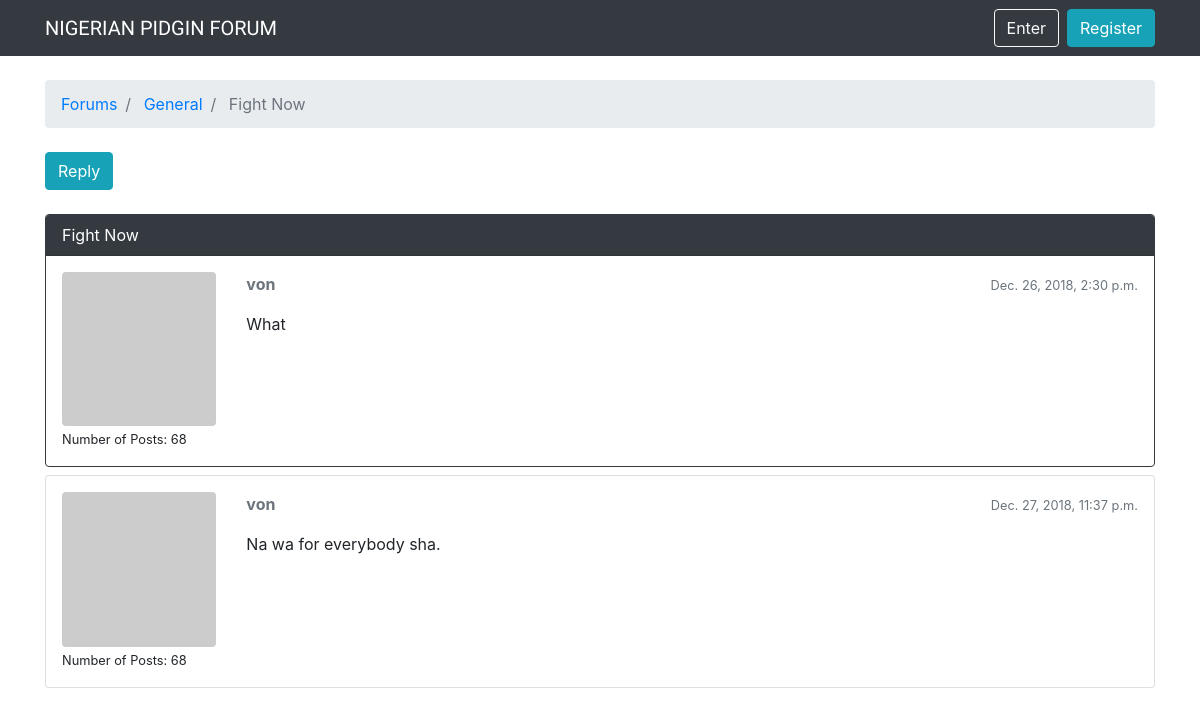
Page /boards/1/topics/4/ on the earlier database version.
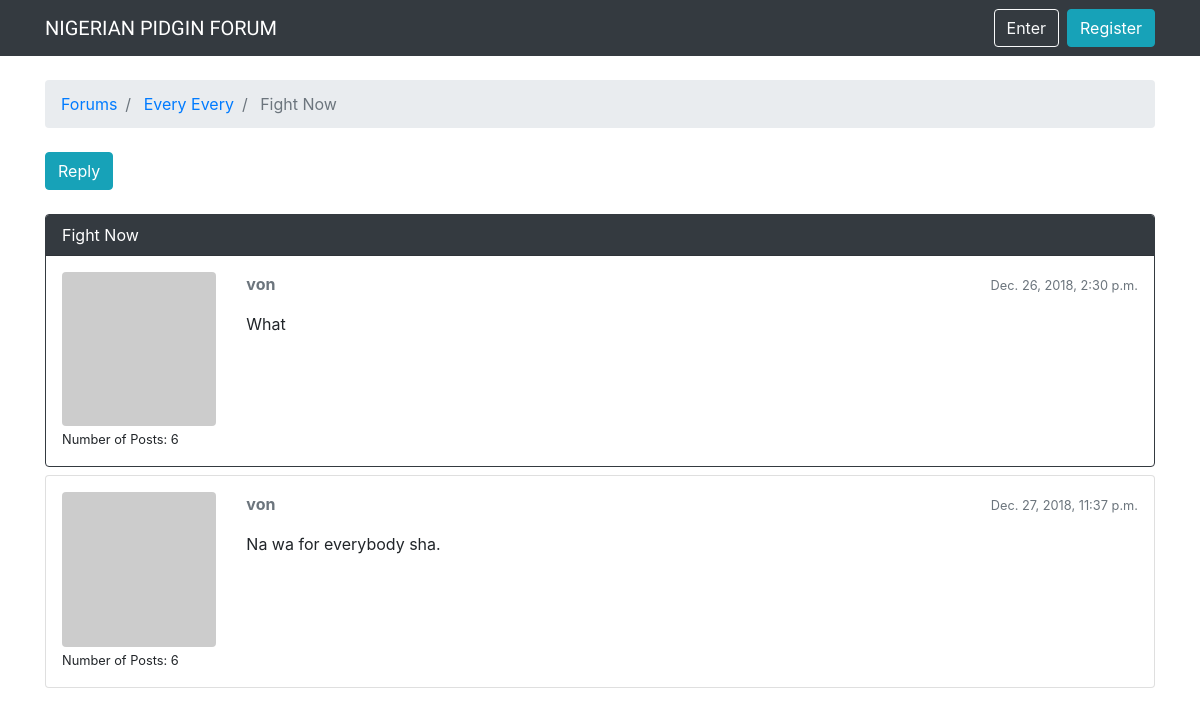
Same page on the later database version.
### boards/models.py (models this page shows, shortened)
class Topic(models.Model):
	subject = models.CharField(max_length=250)
	last_updated = models.DateTimeField(auto_now_add=True)
	board = models.ForeignKey(Board, on_delete=models.CASCADE, related_name='topics')
	starter = models.ForeignKey(User, on_delete=models.CASCADE, related_name='topics')
	views = models.PositiveIntegerField(default=0)

class Board(models.Model):
	name = models.CharField(max_length=40, unique=True)
	description = models.CharField(max_length=150)

class Post(models.Model):
	message = models.TextField(max_length = 4000)
	topic = models.ForeignKey(Topic, on_delete=models.CASCADE, related_name='posts')
	created_at = models.DateTimeField(auto_now_add=True)
	updated_at = models.DateTimeField(null=True)
	created_by = models.ForeignKey(User, on_delete=models.CASCADE, related_name='posts')
	updated_by = models.ForeignKey(User, on_delete=models.CASCADE, null=True, related_name='+')
	def get_message_as_markdown(self):
		return mark_safe(markdown(self.message, safe_mode='escape'))

### boards/views.py (the view)
# urls.py: path('boards/<int:pk>/topics/<topic_pk>/', PostListView.as_view(), name='topic_posts'),
class PostListView(ListView):
	model = Post
	context_object_name = 'posts'
	template_name = 'topic_posts.html'
	paginate_by = 2
	def get_context_data(self, **kwargs):
		session_key = 'viewed_topic_{}'.format(self.topic.pk)
		if not self.request.session.get(session_key, False):
			self.topic.views += 1
			self.topic.save()
			kwargs['topic'] = self.topic
			return super().get_context_data(**kwargs)
	def get_queryset(self):
		self.topic = get_object_or_404(Topic, board__pk=self.kwargs.get('pk'), pk=self.kwargs.get('topic_pk'))
		queryset = self.topic.posts.order_by('created_at')
		return queryset

### boards/templatetags/gravatar.py (called while the page is built)
@register.filter
def gravatar(user):
	email = user.email.lower().encode('utf-8')
	default = 'mm'
	size = 256
	url = 'https://www.gravatar.com/avatar/{md5}?{params}'.format(md5=hashlib.md5(email).hexdigest(), params=urlencode({'d': default, 's': str(size)}))
	return url

### templates/topic_posts.html (shortened to what this page needs)
{% extends 'base.html' %}
{% load gravatar %}
{% load static %}
{% block breadcrumb %}
<li class="breadcrumb-item"> <a href="{% url 'home' %}"> Forums </a> </li>
<li class="breadcrumb-item"> <a href="{% url 'board_topics' topic.board.pk %}"> {{topic.board.name}} </a> </li>
<li class="breadcrumb-item active"> {{ topic.subject }} </li>
{% endblock %}
{% block content %}
    <div class="mb-4">
        <a href="{% url 'reply_topic' topic.board.pk topic.pk %}" class="btn btn-info" role="button">Reply</a>
    </div>
    {% for post in posts %}
        <div class="card {% if forloop.last %} mb-4 {% else %} mb-2 {% endif %} {% if forloop.first %} border-dark {% endif %}">
            {% if forloop.first %}
                <div class="card-header text-white bg-dark py-2 px-3"> {{ topic.subject }} </div>
            {% endif %}
    	    <div class="card-body p-3">
                <div class="row">
            	    <div class="col-2">
                        <img src="{{ post.created_by|gravatar }}" alt="{{ post.created_by.username }}" class="w-100 rounded">
                        <small>Number of Posts: {{ post.created_by.posts.count }}</small>
                    </div>
                    <div class="col-10">
                        <div class="row mb-3">
                            <div class="col-6">
                                <strong class="text-muted">{{ post.created_by.username }}</strong>
                            </div>
                            <div class="col-6 text-right">
                                <small class="text-muted">{{ post.created_at }}</small>
                            </div>
                        </div>
                        {{ post.get_message_as_markdown }}
                    </div>
                </div>
            </div>
        </div>
    {% endfor %}
{% endblock %}

Differences in the rows shown:
changed Topic "Fight Now": board.name "General" → "Every Every"
computed for Post "What": created_by.posts.count "68" → "6"
computed for Post "Na wa for everybody sha.": created_by.posts.count "68" → "6"
